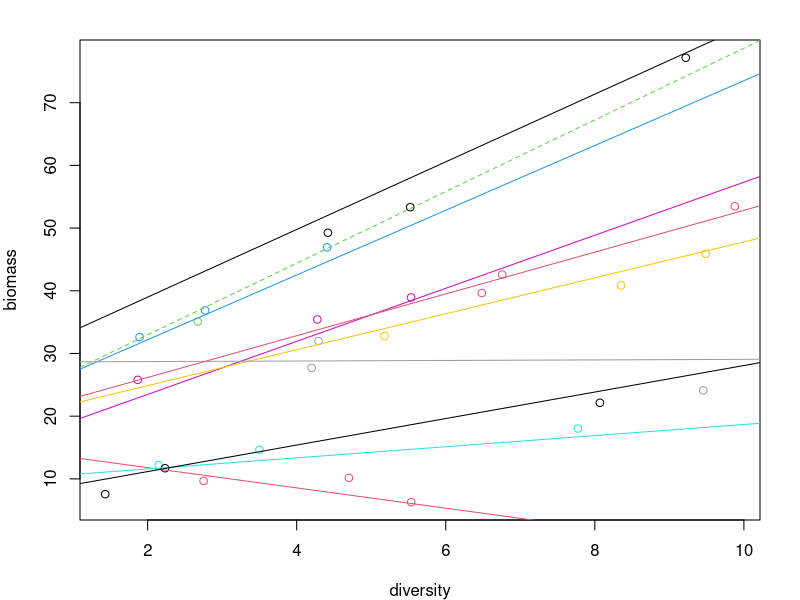

Write the R code that produced this figure.
# make data for example analysis 1
set.seed(231011)
n_blocks <- 10

intercepts <- rnorm(n_blocks, 20, 8)
slopes <- rnorm(n_blocks, 2, 2)
error <- 2
bdat <- data.frame(
  plot = 1:3,
  block = rep(1:n_blocks, each = 3),
  diversity = runif(n_blocks * 3, 1, 10),
  biomass = NA
)
bdat$biomass <- intercepts[bdat$block] + slopes[bdat$block] * bdat$diversity + rnorm(nrow(bdat), 0, error)
bdat <- bdat[bdat$block != 3 | bdat$plot == bdat$block, ]

write.csv(bdat, "dataset_1.csv", row.names = FALSE)

# plot
par(mar = c(4, 4, 2, 2))
plot(biomass ~ diversity, col = block, data = bdat)
for (i in 1:10) {
  if (i == 3) {
    abline(intercepts[i], slopes[i], col = i, lty = 2)
  } else {
    abline(intercepts[i], slopes[i], col = i)
  }
}


# analyse
require(nlme)
mod <- lme(biomass ~ diversity, random = ~ 1 + diversity | block, data = bdat)
summary(mod)

fixef(mod)
ranef(mod)

VarCorr(mod)
